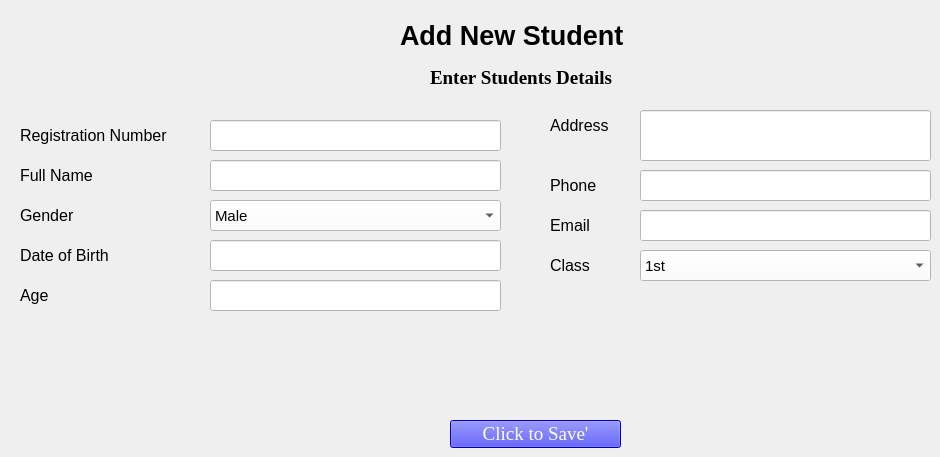
    <widget class="QWidget" name="tab_3">
     <attribute name="title">
      <string>Add Student</string>
     </attribute>
     <widget class="QLabel" name="label_6">
      <property name="geometry">
       <rect>
        <x>400</x>
        <y>10</y>
        <width>411</width>
        <height>51</height>
       </rect>
      </property>
      <property name="font">
       <font>
        <pointsize>20</pointsize>
        <weight>75</weight>
        <bold>true</bold>
       </font>
      </property>
      <property name="text">
       <string>Add New Student</string>
      </property>
     </widget>
     <widget class="QLabel" name="label_7">
      <property name="geometry">
       <rect>
        <x>430</x>
        <y>70</y>
        <width>231</width>
        <height>16</height>
       </rect>
      </property>
      <property name="font">
       <font>
        <family>Times New Roman</family>
        <pointsize>14</pointsize>
        <weight>75</weight>
        <bold>true</bold>
       </font>
      </property>
      <property name="text">
       <string>Enter Students Details</string>
      </property>
     </widget>
     <widget class="QLabel" name="label_8">
      <property name="geometry">
       <rect>
        <x>20</x>
        <y>120</y>
        <width>191</width>
        <height>31</height>
       </rect>
      </property>
      <property name="font">
       <font>
        <pointsize>12</pointsize>
       </font>
      </property>
      <property name="text">
       <string>Registration Number</string>
      </property>
     </widget>
     <widget class="QLabel" name="label_9">
      <property name="geometry">
       <rect>
        <x>20</x>
        <y>160</y>
        <width>191</width>
        <height>31</height>
       </rect>
      </property>
      <property name="font">
       <font>
        <pointsize>12</pointsize>
       </font>
      </property>
      <property name="text">
       <string>Full Name</string>
      </property>
     </widget>
     <widget class="QLabel" name="label_10">
      <property name="geometry">
       <rect>
        <x>20</x>
        <y>200</y>
        <width>191</width>
        <height>31</height>
       </rect>
      </property>
      <property name="font">
       <font>
        <pointsize>12</pointsize>
       </font>
      </property>
      <property name="text">
       <string>Gender</string>
      </property>
     </widget>
     <widget class="QLabel" name="label_11">
      <property name="geometry">
       <rect>
        <x>20</x>
        <y>240</y>
        <width>191</width>
        <height>31</height>
       </rect>
      </property>
      <property name="font">
       <font>
        <pointsize>12</pointsize>
       </font>
      </property>
      <property name="text">
       <string>Date of Birth</string>
      </property>
     </widget>
     <widget class="QLabel" name="label_13">
      <property name="geometry">
       <rect>
        <x>20</x>
        <y>280</y>
        <width>191</width>
        <height>31</height>
       </rect>
      </property>
      <property name="font">
       <font>
        <pointsize>12</pointsize>
       </font>
      </property>
      <property name="text">
       <string>Age</string>
      </property>
     </widget>
     <widget class="QLabel" name="label_14">
      <property name="geometry">
       <rect>
        <x>550</x>
        <y>110</y>
        <width>91</width>
        <height>31</height>
       </rect>
      </property>
      <property name="font">
       <font>
        <pointsize>12</pointsize>
       </font>
      </property>
      <property name="text">
       <string>Address</string>
      </property>
     </widget>
     <widget class="QLabel" name="label_15">
      <property name="geometry">
       <rect>
        <x>550</x>
        <y>170</y>
        <width>191</width>
        <height>31</height>
       </rect>
      </property>
      <property name="font">
       <font>
        <pointsize>12</pointsize>
       </font>
      </property>
      <property name="text">
       <string>Phone</string>
      </property>
     </widget>
     <widget class="QLabel" name="label_16">
      <property name="geometry">
       <rect>
        <x>550</x>
        <y>210</y>
        <width>191</width>
        <height>31</height>
       </rect>
      </property>
      <property name="font">
       <font>
        <pointsize>12</pointsize>
       </font>
      </property>
      <property name="text">
       <string>Email</string>
      </property>
     </widget>
     <widget class="QLabel" name="label_17">
      <property name="geometry">
       <rect>
        <x>550</x>
        <y>250</y>
        <width>191</width>
        <height>31</height>
       </rect>
      </property>
      <property name="font">
       <font>
        <pointsize>12</pointsize>
       </font>
      </property>
      <property name="text">
       <string>Class</string>
      </property>
     </widget>
     <widget class="QLineEdit" name="tb11">
      <property name="geometry">
       <rect>
        <x>210</x>
        <y>120</y>
        <width>291</width>
        <height>31</height>
       </rect>
      </property>
      <property name="font">
       <font>
        <pointsize>12</pointsize>
       </font>
      </property>
      <property name="styleSheet">
       <string notr="true">background-color: rgb(255, 255, 255);</string>
      </property>
     </widget>
     <widget class="QLineEdit" name="tb12">
      <property name="geometry">
       <rect>
        <x>210</x>
        <y>160</y>
        <width>291</width>
        <height>31</height>
       </rect>
      </property>
      <property name="font">
       <font>
        <pointsize>12</pointsize>
       </font>
      </property>
      <property name="styleSheet">
       <string notr="true">background-color: rgb(255, 255, 255);</string>
      </property>
     </widget>
     <widget class="QLineEdit" name="tb13">
      <property name="geometry">
       <rect>
        <x>210</x>
        <y>240</y>
        <width>291</width>
        <height>31</height>
       </rect>
      </property>
      <property name="font">
       <font>
        <pointsize>12</pointsize>
       </font>
      </property>
      <property name="styleSheet">
       <string notr="true">background-color: rgb(255, 255, 255);</string>
      </property>
     </widget>
     <widget class="QLineEdit" name="tb14">
      <property name="geometry">
       <rect>
        <x>210</x>
        <y>280</y>
        <width>291</width>
        <height>31</height>
       </rect>
      </property>
      <property name="font">
       <font>
        <pointsize>12</pointsize>
       </font>
      </property>
      <property name="styleSheet">
       <string notr="true">background-color: rgb(255, 255, 255);</string>
      </property>
     </widget>
     <widget class="QComboBox" name="cb11">
      <property name="geometry">
       <rect>
        <x>210</x>
        <y>200</y>
        <width>291</width>
        <height>31</height>
       </rect>
      </property>
      <property name="font">
       <font>
        <pointsize>11</pointsize>
       </font>
      </property>
      <property name="styleSheet">
       <string notr="true">background-color: rgb(255, 255, 255);</string>
      </property>
      <item>
       <property name="text">
        <string>Male</string>
       </property>
      </item>
      <item>
       <property name="text">
        <string>Female</string>
       </property>
      </item>
     </widget>
     <widget class="QLineEdit" name="tb15">
      <property name="geometry">
       <rect>
        <x>640</x>
        <y>110</y>
        <width>291</width>
        <height>51</height>
       </rect>
      </property>
      <property name="font">
       <font>
        <pointsize>10</pointsize>
       </font>
      </property>
      <property name="styleSheet">
       <string notr="true">background-color: rgb(255, 255, 255);</string>
      </property>
     </widget>
     <widget class="QLineEdit" name="tb16">
      <property name="geometry">
       <rect>
        <x>640</x>
        <y>170</y>
        <width>291</width>
        <height>31</height>
       </rect>
      </property>
      <property name="font">
       <font>
        <pointsize>12</pointsize>
       </font>
      </property>
      <property name="styleSheet">
       <string notr="true">background-color: rgb(255, 255, 255);</string>
      </property>
     </widget>
     <widget class="QLineEdit" name="tb17">
      <property name="geometry">
       <rect>
        <x>640</x>
        <y>210</y>
        <width>291</width>
        <height>31</height>
       </rect>
      </property>
      <property name="font">
       <font>
        <pointsize>12</pointsize>
       </font>
      </property>
      <property name="styleSheet">
       <string notr="true">background-color: rgb(255, 255, 255);</string>
      </property>
     </widget>
     <widget class="QComboBox" name="cb12">
      <property name="geometry">
       <rect>
        <x>640</x>
        <y>250</y>
        <width>291</width>
        <height>31</height>
       </rect>
      </property>
      <property name="font">
       <font>
        <pointsize>11</pointsize>
       </font>
      </property>
      <property name="styleSheet">
       <string notr="true">background-color: rgb(255, 255, 255);</string>
      </property>
      <item>
       <property name="text">
        <string>1st</string>
       </property>
      </item>
      <item>
       <property name="text">
        <string>2nd</string>
       </property>
      </item>
      <item>
       <property name="text">
        <string>3rd</string>
       </property>
      </item>
      <item>
       <property name="text">
        <string>4th</string>
       </property>
      </item>
      <item>
       <property name="text">
        <string>5th</string>
       </property>
      </item>
      <item>
       <property name="text">
        <string>6th</string>
       </property>
      </item>
      <item>
       <property name="text">
        <string>7th</string>
       </property>
      </item>
      <item>
       <property name="text">
        <string>8th</string>
       </property>
      </item>
      <item>
       <property name="text">
        <string>9th</string>
       </property>
      </item>
      <item>
       <property name="text">
        <string>10th</string>
       </property>
      </item>
      <item>
       <property name="text">
        <string>11th</string>
       </property>
      </item>
      <item>
       <property name="text">
        <string>12th</string>
       </property>
      </item>
     </widget>
     <widget class="QPushButton" name="b12">
      <property name="geometry">
       <rect>
        <x>450</x>
        <y>420</y>
        <width>171</width>
        <height>28</height>
       </rect>
      </property>
      <property name="font">
       <font>
        <family>Times New Roman</family>
        <pointsize>14</pointsize>
        <weight>9</weight>
        <italic>false</italic>
        <bold>false</bold>
       </font>
      </property>
      <property name="styleSheet">
       <string notr="true">background-color: rgb(0, 0, 255);
color: rgb(255, 255, 255);
font: 75 14pt &quot;Times New Roman&quot;;
</string>
      </property>
      <property name="text">
       <string>Click to Save'</string>
      </property>
      <property name="default">
       <bool>false</bool>
      </property>
      <property name="flat">
       <bool>false</bool>
      </property>
     </widget>
    </widget>
